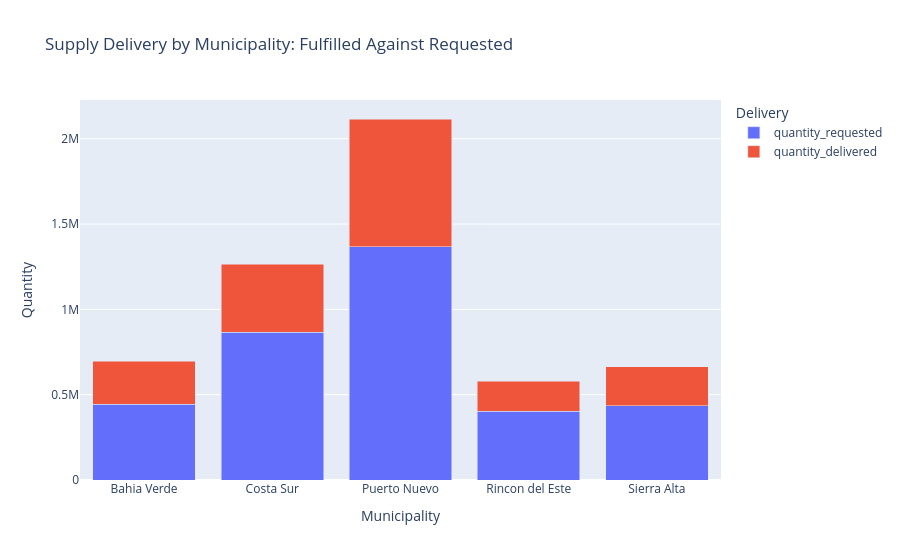

Notebook source saved alongside this figure:
### Code cell
fig = px.bar(
    delivery,
    x='municipality',
    y=['quantity_requested', 'quantity_delivered'],
    barmode='stack',
    title='Supply Delivery by Municipality: Fulfilled Against Requested',
    #text='pct_delivered',
    labels={
        'municipality': 'Municipality',
        'value': 'Quantity',
        'quantity_requested': 'Requested',
        'quantity_delivered': 'Delivered'
    },
)
fig.update_layout(legend_title_text='Delivery')

fig.show()

### Figure 1 — Plotly figure (JSON) as saved in the notebook; plotly's stock layout.template omitted (floating-point values rounded to 4 significant figures)
{"data": [{"hovertemplate": "variable=quantity_requested<br>Municipality=%{x}<br>Quantity=%{y}<extra></extra>", "legendgroup": "quantity_requested", "marker": {"color": "#636efa", "pattern": {"shape": ""}}, "name": "quantity_requested", "orientation": "v", "showlegend": true, "textposition": "auto", "type": "bar", "x": ["Bahia Verde", "Costa Sur", "Puerto Nuevo", "Rincon del Este", "Sierra Alta"], "xaxis": "x", "y": [444986, 864981, 1366875, 401760, 434109], "yaxis": "y"}, {"hovertemplate": "variable=quantity_delivered<br>Municipality=%{x}<br>Quantity=%{y}<extra></extra>", "legendgroup": "quantity_delivered", "marker": {"color": "#EF553B", "pattern": {"shape": ""}}, "name": "quantity_delivered", "orientation": "v", "showlegend": true, "textposition": "auto", "type": "bar", "x": ["Bahia Verde", "Costa Sur", "Puerto Nuevo", "Rincon del Este", "Sierra Alta"], "xaxis": "x", "y": [249781, 399701, 748748, 178260, 229079], "yaxis": "y"}], "layout": {"barmode": "stack", "legend": {"title": {"text": "Delivery"}, "tracegroupgap": 0}, "title": {"text": "Supply Delivery by Municipality: Fulfilled Against Requested"}, "xaxis": {"anchor": "y", "domain": [0, 1], "title": {"text": "Municipality"}}, "yaxis": {"anchor": "x", "domain": [0, 1], "title": {"text": "Quantity"}}}}
